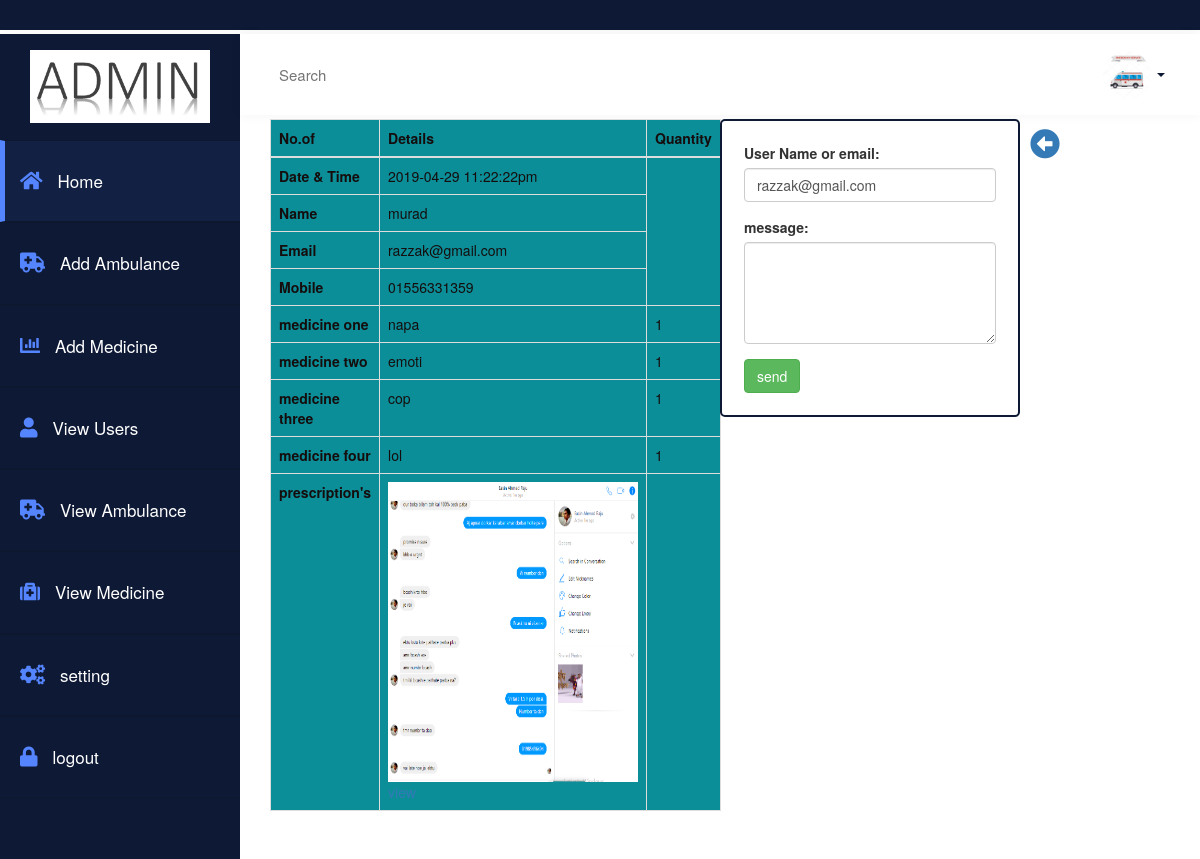
The app's page /admin/message_details_medicine.php?id=3 (signed in) with its own data.
### tables this page shows
CREATE TABLE IF NOT EXISTS `order_medicine` (
`med_id` int(50) NOT NULL,
  `medi1` varchar(50) NOT NULL,
  `quant1` int(50) NOT NULL,
  `medi2` varchar(50) NOT NULL,
  `quant2` int(50) NOT NULL,
  `medi3` varchar(50) NOT NULL,
  `quant3` int(50) NOT NULL,
  `medi4` varchar(50) NOT NULL,
  `quant4` int(50) NOT NULL,
  `name` varchar(50) NOT NULL,
  `mobile` varchar(50) NOT NULL,
  `email` varchar(50) NOT NULL,
  `shipping_loca` varchar(50) NOT NULL,
  `time` varchar(50) NOT NULL,
  `photo` varchar(50) NOT NULL
);

### admin/message_details_medicine.php (the view, shortened to what this page needs)
<?php
include 'a_header.php';
include 'a_menu.php';
?>
<div class="container  col-md-12">
    <a href="medicine_view_msg.php"><i style="font-size: 30px;margin: 10px;" class="fas fa-arrow-alt-circle-left"></i></a>
    <div class="col-md-5">
        <div class="row">
        <?php
        $id=$_GET['id'];
        $select= mysql_query("SELECT * FROM order_medicine WHERE med_id='$id'");
        $fetch=  mysql_fetch_array($select);
    ?>
            <table class="tab_color table-hover table table-bordered">
              <thead>
                <tr>
                  <th>No.of</th>
                  <th>Details</th>
                  <th>Quantity</th>
                </tr>
              </thead>
              <tbody>
                  <tr>
                  <th >Date & Time</th>
                  <td><?php echo $fetch['time'];?></td>
                </tr>
                <tr>
                  <th >Name</th>
                  <td><?php echo $fetch['name']; ?></td>
                </tr>
                <tr>
                  <th >Email</th>
                  <td><?php echo $fetch['email'];?></td>
                </tr>
                <tr>
                  <th >Mobile</th>
                  <td><?php echo $fetch['mobile'];?></td>
                </tr>
                <tr>
                  <th >medicine one</th>
                  <td><?php echo $fetch['medi1'];?></td><td><?php echo $fetch['quant1'];?></td>
                </tr>
                <tr>
                  <th >medicine two</th>
                  <td><?php echo $fetch['medi2'];?></td><td><?php echo $fetch['quant2'];?></td>
                </tr>
                <tr>
                  <th>medicine three</th>
                  <td><?php echo $fetch['medi3'];?></td><td><?php echo $fetch['quant3'];?></td>
                </tr>
                <tr>
                  <th >medicine four</th>
                  <td><?php echo $fetch['medi4'];?></td><td><?php echo $fetch['quant4'];?></td>
                </tr>
                <tr>
                  <th>prescription's</th>
                  <td><a href=""  data-toggle="modal" data-target="#myModal"><img style="height: 300px; width: 250px;" src="../reg_user/<?php echo $fetch['photo'];?>">view</a></td>
                </tr>
              </tbody>
            </table>
        </div>
    </div>
    <div class="col-md-1"></div>
    <div class="col-md-4 massage_area_ambulance">
        <form action=""  method="POST" enctype="multipart/form-data">
            <div class="form-group">
              <label >User Name or email:</label>
              <input type="text" class="form-control" name="email" value="<?php echo $fetch['email'];?>">
            </div>
            <div class="form-group">
              <label >message:</label>
              <textarea class="form-control" name="mesg" rows="5" id="comment"></textarea>
            </div>
            <button type="submit" name="submit" class="btn btn-success">send</button>
        </form>
    </div>
</div>
<?php include 'a_footer.php'?>

### admin/adstyle.css (style rules this page uses)
.massage_area_ambulance { border: 2px solid #0E1A35; border-radius: 5px; padding: 22px; }
.tab_color { background: #0c8e98; color: #150d0d; }
.form-control { padding: 0px 12px; }
a:focus,a:hover,a { outline:none; text-decoration: none; }

### records on screen
order_medicine: time "2019-04-29 11:22:22pm", name "murad", email "razzak@gmail.com", mobile "01556331359", medi1 "napa", quant1 "1", medi2 "emoti", quant2 "1", medi3 "cop", quant3 "1", medi4 "lol", quant4 "1", photo (picture)
